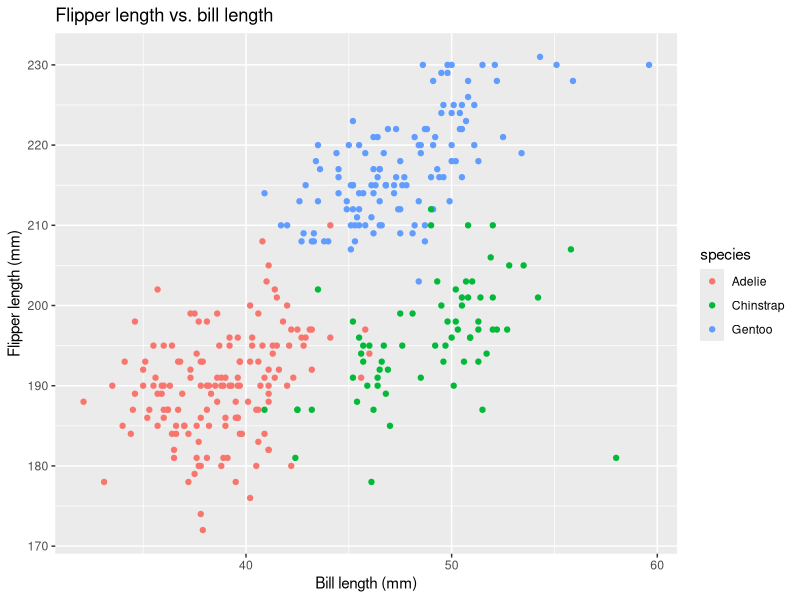
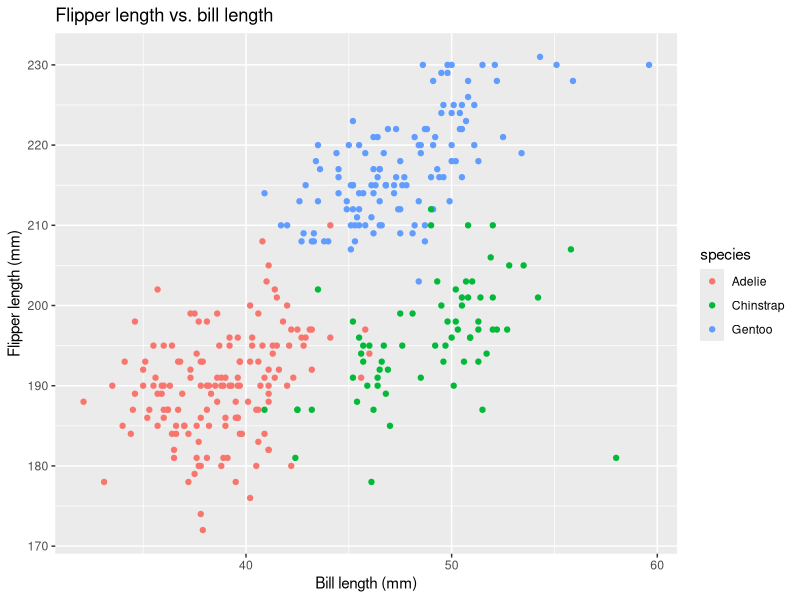

These figures' R source, in order:
## ---- chunk 1
knitr::opts_chunk$set(echo = TRUE)

# Load tidyverse packages
library(tidyverse)
## ---- chunk 2
# Set a seed to reproduce
set.seed(123)

# Create the variables/vectors separately

# numeric vector
rand_sample <- rnorm(10)
# logical vector if rand_sample is positive
logical_vector <- rand_sample > 0
# string vector of first 10 alphabet letters
character_vector <- letters[1:10]
# factor variable with 3 levels
factor_vector <- factor(sample(
      x = c("first", "second", "third"),
      size = 10,
      replace = TRUE))

# Construct a data frame (tibble) from the vectors
test_data_frame <- tibble(rand_sample, logical_vector, character_vector, factor_vector)

# Examine the data frame
test_data_frame

# Show the data frame's structure
str(test_data_frame)
## ---- chunk 3
# Extract the columns one at a time and take a mean of each vector
sample_mean <- mean(pull(test_data_frame, rand_sample))
mean_positive <- mean(pull(test_data_frame, logical_vector))
mean_character_vector <- mean(pull(test_data_frame, character_vector))
mean_factor_vector <- mean(pull(test_data_frame, factor_vector))
## ---- chunk 4
# Convert logical vector to numeric vector
convert_logical_to_numeric <- as.numeric(pull(test_data_frame, logical_vector))
convert_logical_to_numeric

# Convert character vector to numeric vector
convert_character_to_numeric <- as.numeric(pull(test_data_frame, character_vector))
convert_character_to_numeric

# Convert factor vector to numeric vector
convert_factor_to_numeric <- as.numeric(pull(test_data_frame, factor_vector))
convert_factor_to_numeric
## ---- chunk 5
# Load penguins dataset
data("penguins", package = "palmerpenguins")
## ---- chunk 6
# Examine penguins data set
penguins

# Review head and tail of the data (first and last 10 rows, respectively)
head(penguins)
tail(penguins)

# Review structure of the data
str(penguins)

# Provide summary of the data
summary(penguins)

# Try another neat tool to show data distribution
skimr::skim(penguins)
## ---- chunk 7

# Plot the graph
ggplot(data = penguins, 
       aes(x = bill_length_mm, 
           y = flipper_length_mm, 
           color = species)) + 
      geom_point() + 
   labs(
      title = "Flipper length vs. bill length",
      x = "Bill length (mm)",
      y = "Flipper length (mm)"
   )

# Save the graph
ggsave("flipper_v_bill_scatterplot.png")
